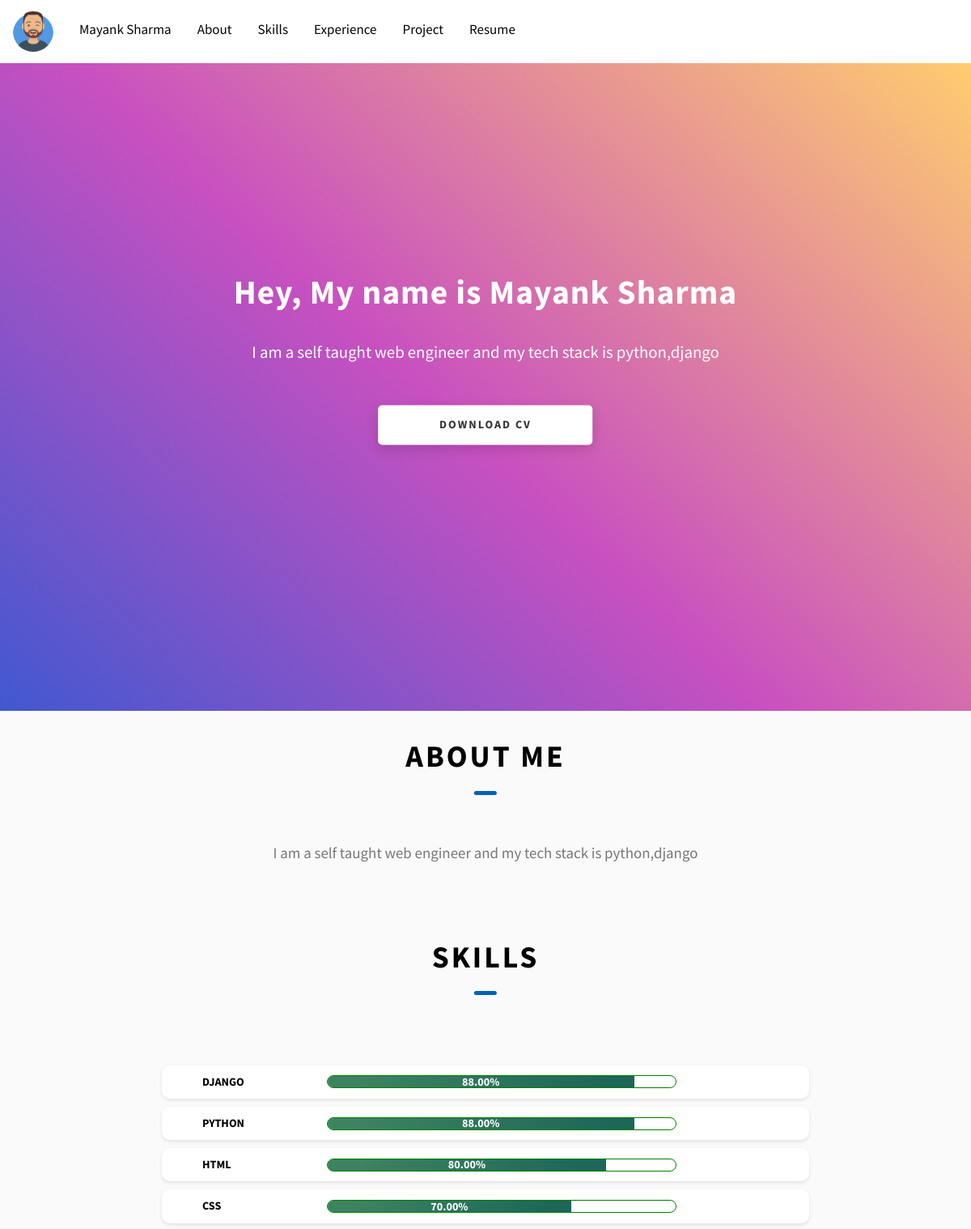
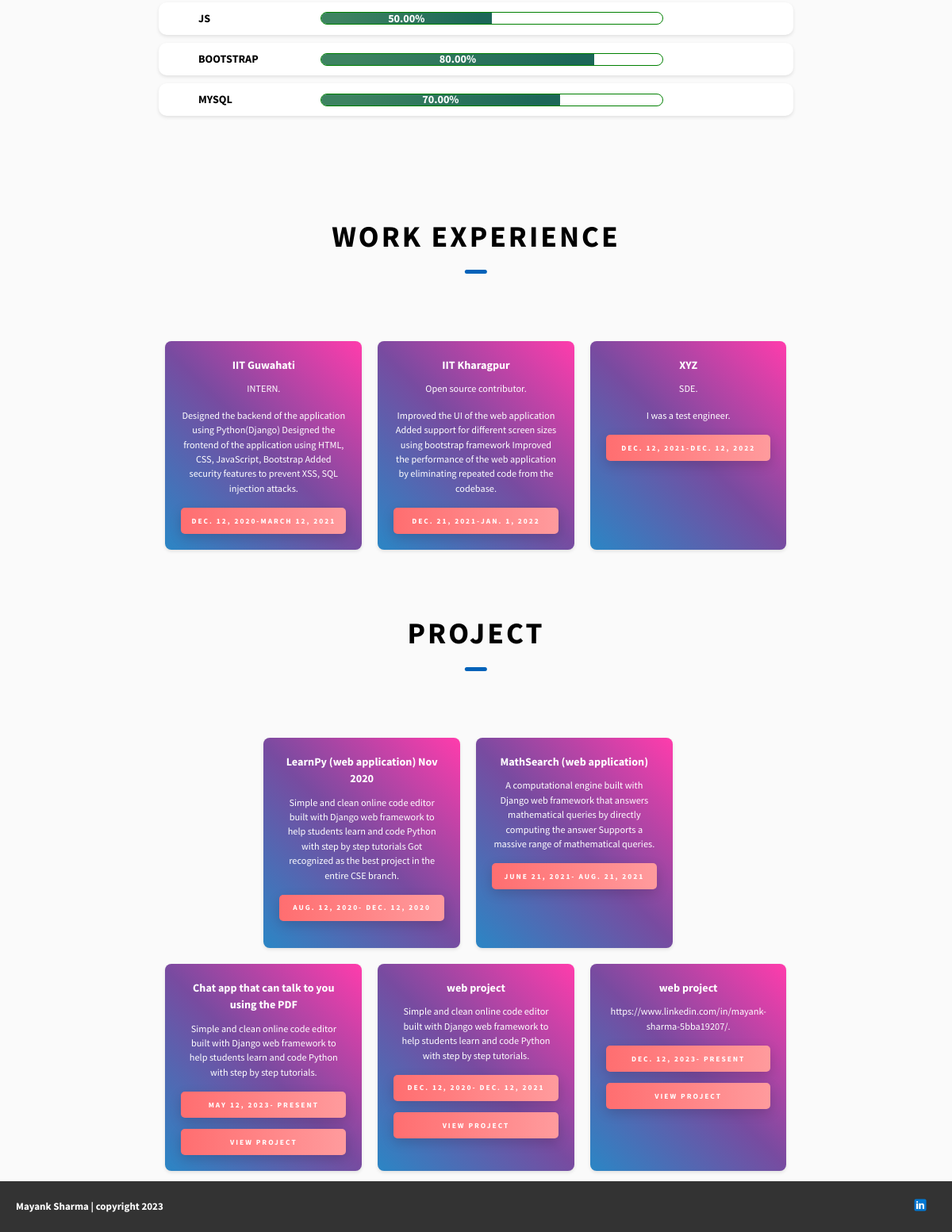
Page /create_portfolio/mayank-sharmaei42vg (signed in) on the committed database (2 pictures, top to bottom).
### Home/models.py (models this page shows, shortened)
class UserInfo(models.Model):
    user = models.ForeignKey(settings.AUTH_USER_MODEL, on_delete=models.CASCADE, blank=True, null=True)
    name = models.CharField(max_length=50)
    profile_picture = models.ImageField(upload_to="images")
    email = models.EmailField()
    about = models.TextField()
    mobile_no = models.DecimalField(max_digits=10, decimal_places=0)
    slug = models.SlugField(unique=True)
    profession = models.CharField(max_length=50)
    place = models.CharField(max_length=50)
    linkedin_url= models.URLField(max_length=250,null=True, blank=True)
    def __str__(self):
        return self.slug

class Skill(models.Model):
    user = models.ForeignKey(settings.AUTH_USER_MODEL, on_delete=models.CASCADE, blank=True, null=True)
    slug = models.ForeignKey(UserInfo, on_delete=models.SET_NULL, blank=True, null=True)
    skill = models.CharField(max_length=50, null=True, blank=True)
    percent = models.DecimalField(max_digits=4, decimal_places=2,default=0.0)
    def __str__(self):
        return self.slug.name

class Experience(models.Model):
    user = models.ForeignKey(settings.AUTH_USER_MODEL, on_delete=models.CASCADE, blank=True, null=True)
    slug = models.ForeignKey(UserInfo, on_delete=models.SET_NULL, blank=True, null=True)
    organisation_name = models.CharField(max_length=50, null=True, blank=True)
    position = models.CharField(max_length=50, null=True, blank=True)
    joining_date = models.DateField()
    ending_date = models.DateField( blank=True, null=True)
    work_experience = models.TextField()
    def __str__(self):
        return self.slug.name

class Project(models.Model):
    user = models.ForeignKey(settings.AUTH_USER_MODEL, on_delete=models.CASCADE, blank=True, null=True)
    slug = models.ForeignKey(UserInfo, on_delete=models.SET_NULL, blank=True, null=True)
    project_name = models.CharField(max_length=50, null=True, blank=True)
    project_desc = models.TextField()
    project_start_date = models.DateField()
    project_end_date = models.DateField( blank=True, null=True)
    project_link = models.URLField(max_length=2084, null=True, blank=True)
    def __str__(self):
        return self.slug.name

### Home/views.py (the view)
# urls.py: path('create_portfolio/<slug>',views.create_portfolio,name='create_portfolio'),
@login_required
def create_portfolio(request,slug):
    portfolio_data={}
    portfolio_data['user_info']=UserInfo.objects.get(slug=slug)
    name=UserInfo.objects.get(slug=slug)
    portfolio_data['education']=Education.objects.filter(slug=name).all()
    portfolio_data['skills']=Skill.objects.filter(slug=name).all()
    portfolio_data['experience']=Experience.objects.filter(slug=name).all()
    portfolio_data['project']=Project.objects.filter(slug=name).all()
    print(portfolio_data)
    return render(request,"Portfolio.html",{'portfolio_data':portfolio_data})

### Home/models.py (called while the page is built)
    def __str__(self):
        return self.slug.name

### templates/Portfolio.html (shortened to what this page needs)
{%load static%}
{% load thumbnail %}
<!DOCTYPE html>
<html lang="en">
  <head>
    <link rel="stylesheet" href="https://cdnjs.cloudflare.com/ajax/libs/font-awesome/4.7.0/css/font-awesome.min.css">
  </head>
  <body>
    <link rel="stylesheet" href="{% static 'portfolio.css' %}"></link>
    <div class="topnav" id="myTopnav">
      <a href="#home" class="active">
        <img src="{{portfolio_data.user_info.profile_picture.url}}"
             class="header__logo-img rounded" style="width: 50px; height: 50px;" >
      </a>
      <a href="#home" style="margin-top:10px;">{{portfolio_data.user_info.name}}</a>
      <a href="#about"style="margin-top:10px;">About</a>
      <a href="#skills"style="margin-top:10px;">Skills</a>
      <a href="#experience"style="margin-top:10px;">Experience</a>
      <a href="#projects"style="margin-top:10px;">Project</a>
      <a href="#contact"style="margin-top:10px;">Resume</a>
    </div>
    <section class="home-hero">
      <div class="home-hero__content">
        <div class="home-hero__info">
          <h2 class="heading-primary">Hey, My name is {{portfolio_data.user_info.name}}</h2>
          <div class="home-hero__info">
            <p class="text-primary">
              {{portfolio_data.user_info.about}}
            </p>
          </div>
        </div>
        <div class="home-hero__cta">
          <a href="#" class="btn btn--bg">Download CV</a>
        </div>
      </div>
    </section>
    <section id="about" class="about sec-pad">
      <div class="main-container">
        <h2 class="heading heading-sec heading-sec__mb-med">
          <span class="heading-sec__main">About Me</span><br><br>
          <span class="heading-sec__sub">
            {{portfolio_data.user_info.about}}
          </span>
        </h2>
      <div class="about__content-skills"id="skills">
        <h2 class="heading heading-sec heading-sec__mb-med">
          <span class="heading-sec__main">SKILLS</span><br><br>
        <div class="skills-container">
          {% for skills in portfolio_data.skills %}
          <div class="card">
            <div class="card__skill">{{skills.skill}}</div>
            <div class="card__progress">
              <div class="progress-bar" style="width: {{skills.percent}}%; height: 15px; background-color: #37b649;">
                <div class="progress-bar__text" style="color: white; font-weight: bold; position: absolute; top: 50%; left: 50%; transform: translate(-50%, -50%);">{{skills.percent}}%</div>
              </div>
            </div>
          </div>
          {% endfor %}
        </div>
      </div>
<section id="experience" class="projects sec-pad">
  <div class="main-container">
    <h2 class="heading heading-sec heading-sec__mb-bg text-center">
      {% if portfolio_data.experience %}
        <span class="heading-sec__main">WORK EXPERIENCE</span>
      {% endif %}
    </h2>
    <div class="new-card-wrapper">
      {% for experience in portfolio_data.experience %}
        <div class="new-card">
          <div class="new-card-body">
            <h5 class="new-card-title">{{ experience.organisation_name }}</h5>
            <p class="new-card-text">{{experience.position}}.</p>
            <p class="new-card-text">{{experience.work_experience}}.</p>
            <p href="#" class="btn btn-primary btn-gradient">
              {{ experience.joining_date }}-{% if experience.ending_date %}{{ experience.ending_date }}{% else %}current{% endif %}
            </p>
          </div>
        </div>
      {% endfor %}
    </div>
  </div>
</section>
    <section id="projects" class="projects sec-pad">
      <div class="main-container">
        <h2 class="heading heading-sec heading-sec__mb-bg text-center">
          {% if portfolio_data.project %}
            <span class="heading-sec__main">Project</span>
          {% endif %}
        </h2>
        <div class="new-card-wrapper">
          {% for projects in portfolio_data.project %}
            <div class="new-card">
              <div class="new-card-body">
                <h5 class="new-card-title">{{ projects.project_name }}</h5>
                <p class="new-card-text">{{projects.project_desc}}.</p>
                <p class="btn btn-primary btn-gradient">{{ projects.project_start_date }}-{% if projects.project_end_date == None %} present {% else %} {{ projects.project_end_date }} {% endif %}</p><br>
                {% if projects.project_link %}
                <a href="{{ projects.project_link }}" class="btn btn-primary btn-gradient">View Project</a>
            {% endif %}
              </div>
            </div>
          {% endfor %}
        </div>
      </div>
    </section>
    <footer class="footer">
      <div class="footer__content">
        <div class="footer__left">
          <span class="footer__name">{{portfolio_data.user_info.name}} | copyright 2023</span>
        </div>
        <div class="footer__right">
          <div class="footer__social-links">
            {%if portfolio_data.user_info.linkedin_url%}
             <a href="{{portfolio_data.user_info.linkedin_url}}" class="footer__social-link">
              <img src="{%static 'linkedin.png'%}" alt="LinkedIn" class="footer__social-icon" />
            </a>
            {%endif%}
          </div>
        </div>
      </div>
    </footer>
  </body>
</html>

### rows in the picture
UserInfo: user_info.profile_picture (picture), user_info.name "Mayank Sharma", user_info.about "I am a self taught web engineer and my tech stack is python,django"
Skill: skill "DJANGO", percent "88.00"
Skill: skill "PYTHON", percent "88.00"
Skill: skill "HTML", percent "80.00"
Skill: skill "CSS", percent "70.00"
Skill: skill "JS", percent "50.00"
Skill: skill "BOOTSTRAP", percent "80.00"
Skill: skill "MYSQL", percent "70.00"
Experience: organisation_name "IIT Guwahati", position "INTERN", work_experience "Designed the backend of the application using Python(Django) Designed the frontend of the application using HTML, CSS, JavaScript, Bootstrap Added security features to prevent XSS, SQL injection attacks", joining_date "DEC. 12, 2020", ending_date "MARCH 12, 2021"
Experience: organisation_name "IIT Kharagpur", position "Open source contributor", work_experience "Improved the UI of the web application Added support for different screen sizes using bootstrap framework Improved the performance of the web application by eliminating repeated code from the codebase", joining_date "DEC. 21, 2021", ending_date "JAN. 1, 2022"
Experience: organisation_name "XYZ", position "SDE", work_experience "I was a test engineer", joining_date "DEC. 12, 2021", ending_date "DEC. 12, 2022"
Project: project_name "LearnPy (web application) Nov 2020", project_desc "Simple and clean online code editor built with Django web framework to help students learn and code Python with step by step tutorials Got recognized as the best project in the entire CSE branch", project_start_date "AUG. 12, 2020", project_end_date "DEC. 12, 2020"
Project: project_name "MathSearch (web application)", project_desc "A computational engine built with Django web framework that answers mathematical queries by directly computing the answer Supports a massive range of mathematical queries", project_start_date "JUNE 21, 2021", project_end_date "AUG. 21, 2021"
Project: project_name "Chat app that can talk to you using the PDF", project_desc "Simple and clean online code editor built with Django web framework to help students learn and code Python with step by step tutorials", project_start_date "MAY 12, 2023", shows "PRESENT"
Project: project_name "web project", project_desc "Simple and clean online code editor built with Django web framework to help students learn and code Python with step by step tutorials", project_start_date "DEC. 12, 2020", project_end_date "DEC. 12, 2021"
Project: project_name "web project", project_desc "https://www.linkedin.com/in/mayank-sharma-5bba19207/", project_start_date "DEC. 12, 2023", shows "PRESENT"
